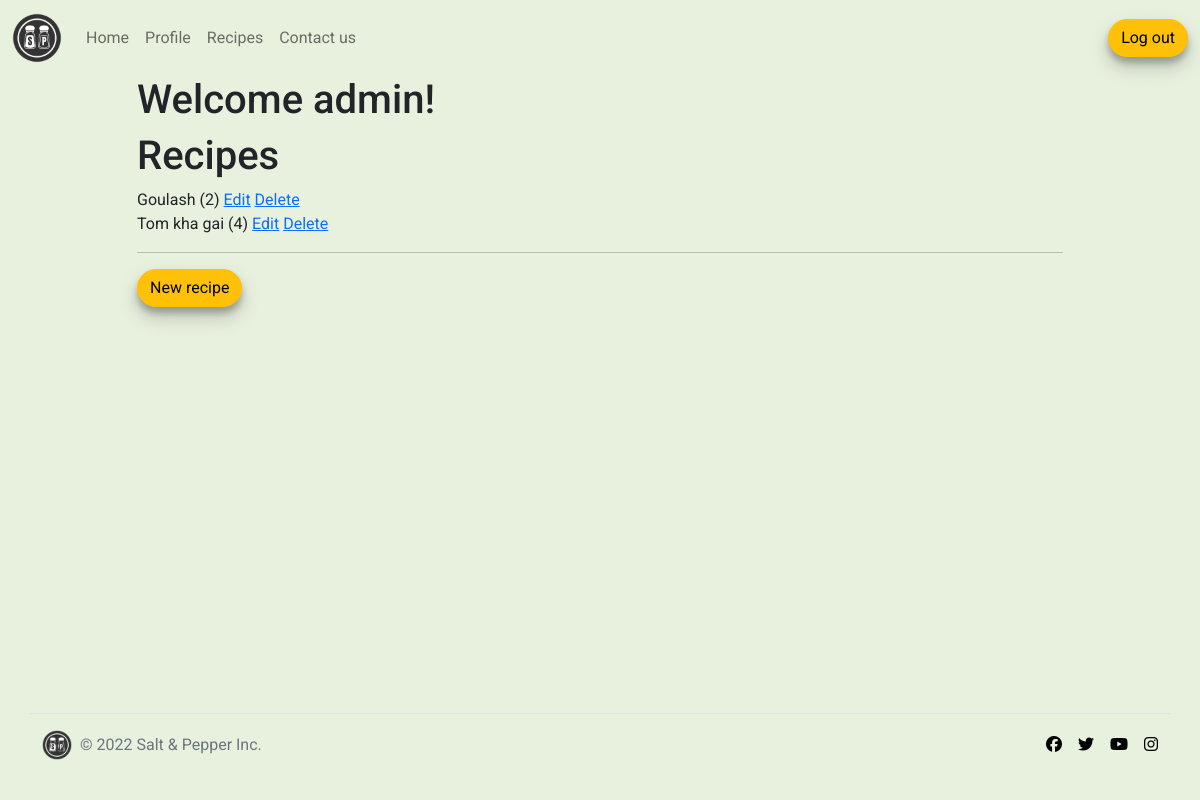
/accounts/profile/ (signed in), run on an earlier commit of the app's database.
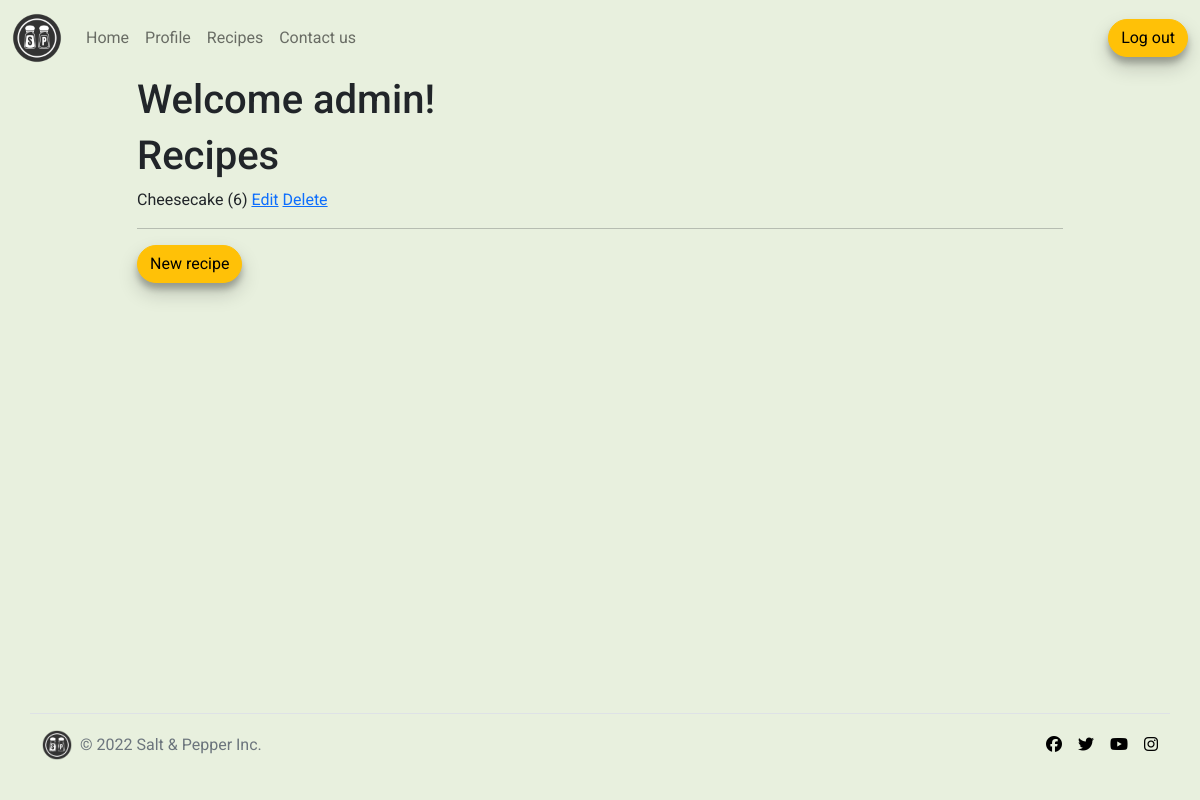
And on a later commit of the database.
### recipe_collection/models.py (models this page shows, shortened)
class Recipe(models.Model):
    name = models.CharField(max_length=255)
    photo = models.CharField(max_length=255)
    short_description = models.TextField(default="")
    preparation_guide = models.TextField()
    difficulty = models.CharField(max_length=255)
    ideal_for = models.CharField(max_length=255)
    preparation_time = models.IntegerField(verbose_name="Preparation time (in minutes)")
    ingredients = models.TextField(max_length=255)
    created_by = models.ForeignKey(User, on_delete=models.CASCADE, null=True)

### recipe_collection/views.py (the view)
# urls.py: path('accounts/profile/', Views.recipe_list, name="profile_page"),
@login_required
def recipe_list(request):
    context = {
        "recipes": Recipe.objects.filter(created_by=request.user.id),
        "form": RecipeForm()
    }
    return render(request, "recipe-list.html", context)

### templates/recipe-list.html (shortened to what this page needs)
{% extends 'base.html' %}
{% block 'body-class' %}bg-green-apple no-bg-img{% endblock %}
{% block 'footer-style' %}sp-footer{% endblock %}
{% block content %}
  <div class="row bg-green-apple">
    <div class="col-sm-1">
    </div>
    <div class="col-sm-10" >
      <h1>Welcome {{ user.username }}!</h1>
      <h1>Recipes</h1>
      {% for recipe in recipes %}
        <div>
          {{ recipe.name }} ({{ recipe.id }})
          <a href="/update-recipe/{{ recipe.id }}/">Edit</a>
          <a href="/delete-recipe/{{ recipe.id }}/"  onclick="return confirm('Are you sure you want to delete?')">Delete</a>
        </div>
      {% endfor %}
      <hr />
      <a href="{% url 'new_recipe_form' %}" class="btn btn-warning">New recipe</a>
    </div>
    <div class="col-sm-1"></div>
  </div>
{% endblock %}

### templates/base.html (shortened to what this page needs)
{% load static %}
<!DOCTYPE html>
<html lang="en">
<head>
    <link href="https://cdn.jsdelivr.net/npm/bootstrap@5.2.2/dist/css/bootstrap.min.css" rel="stylesheet">
    <link href="{% static 'main.css' %}" rel="stylesheet" />
  </head>
<body class="{% block 'body-class' %}{% endblock %}">
    <nav class="navbar navbar-expand-lg bg-green-apple">
        <div class="container-fluid">
          <a class="navbar-brand" href="{% url 'home' %}">
            <img src="{% static 'logo.webp' %}" class="sp-logo" />
          </a>
          <div class="collapse navbar-collapse" id="navbarSupportedContent">
            <ul class="navbar-nav me-auto mb-2 mb-lg-0">
              <li class="nav-item">
                <a class="nav-link" aria-current="page" href="{% url 'home' %}">Home</a>
              </li>
              {% if not user.is_authenticated %}
                <li class="nav-item">
                  <a class="nav-link" aria-current="page" href="{% url 'account_login' %}">Login</a>
                </li>
                <li class="nav-item">
                  <a class="nav-link" aria-current="page" href="{% url 'account_signup' %}">Registration</a>
                </li>
              {% else %}
                <li class="nav-item">
                  <a href="{% url 'profile_page' %}" aria-current="page" class="nav-link">Profile</a>
                </li>
              {% endif %}
              <li class="nav-item">
                <a class="nav-link" href="{% url 'recipes' %}">Recipes</a>
              </li>
              <li class="nav-item">
                <a class="nav-link" href="{% url 'recipes' %}">Contact us</a>
              </li>
            </ul>
            {% if user.is_authenticated %}
              <form class="d-flex" role="search" method="post" action="/accounts/logout/">
                <button class="btn btn-warning">Log out</button>
              </form>
            {% endif %}
          </div>
        </div>
      </nav>
      <div class="container-fluid">
        {% block content %}{% endblock %}
        <div class="{% block 'footer-style' %}{% endblock %}">
          {% include 'footer.html' %}
        </div>
      </div>
</body>
</html>

### templates/footer.html
{% load static %}
<div class="row bg-green-apple">
    <footer class="d-flex flex-wrap justify-content-between align-items-center py-3 my-4 border-top">
        <div class="col-md-4 d-flex align-items-center">
            <a href="/" class="mb-3 me-2 mb-md-0 text-muted text-decoration-none lh-1">
                <img src="{% static 'logo.webp' %}" class="sp-mini-logo" />
            </a>
            <span class="text-muted">&#169; 2022 Salt &#38; Pepper Inc.</span>
        </div>
        <ul class="nav col-md-4 justify-content-end list-unstyled d-flex">
            <li class="ms-3"><a href="https://facebook.com" target="_blank" rel="noopener" aria-label="Visit our Facebook page (opens in a new tab)" class="footer-icon"><i class="fa-brands fa-facebook"></i></a></li>
            <li class="ms-3"><a href="https://twitter.com" target="_blank" rel="noopener" aria-label="Visit our Twitter page (opens in a new tab)" class="footer-icon"><i class="fa-brands fa-twitter"></i></a></li>
            <li class="ms-3"><a href="https://youtube.com" target="_blank" rel="noopener" aria-label="Visit our YouTube page (opens in a new tab)" class="footer-icon"><i class="fa-brands fa-youtube"></i></a></li>
            <li class="ms-3"><a href="https://instagram.com" target="_blank" rel="noopener" aria-label="Visit our Instagram page (opens in a new tab)" class="footer-icon"><i class="fa-brands fa-instagram"></i></a></li>
        </ul>
    </footer>
</div>

### recipe_collection/static/main.css (style rules this page uses)
body { background-image: url('/static/background.jpg'); background-attachment: fixed; font-family: 'Roboto', sans-serif !important; }
ul { margin: 0px; }
.no-bg-img { background-image: none !important; }
.sp-mini-logo { width: 30px; }
.bg-green-apple { background-color: #e8f0de !important; }
.row { background-color: #f4f4f4; padding-left: 30px; padding-right: 30px; }
.sp-logo { width: 50px; }
.btn { box-shadow: rgba(0, 0, 0, 0.19) 0px 10px 20px, rgba(0, 0, 0, 0.23) 0px 6px 6px; transition: all300ms ease; border-radius: 20px; }
.sp-footer { position: absolute; width: 100%; left: 0px; bottom: 0px; }
.sp-footer div.row { margin: 0px; }
.footer-icon { color: #000; }

What changed in the data, as far as the page shows it:
removed Recipe: name "Goulash", id "2"
removed Recipe: name "Tom kha gai", id "4"
now on this page (row edited): Recipe: name "Cheesecake", id "6"
